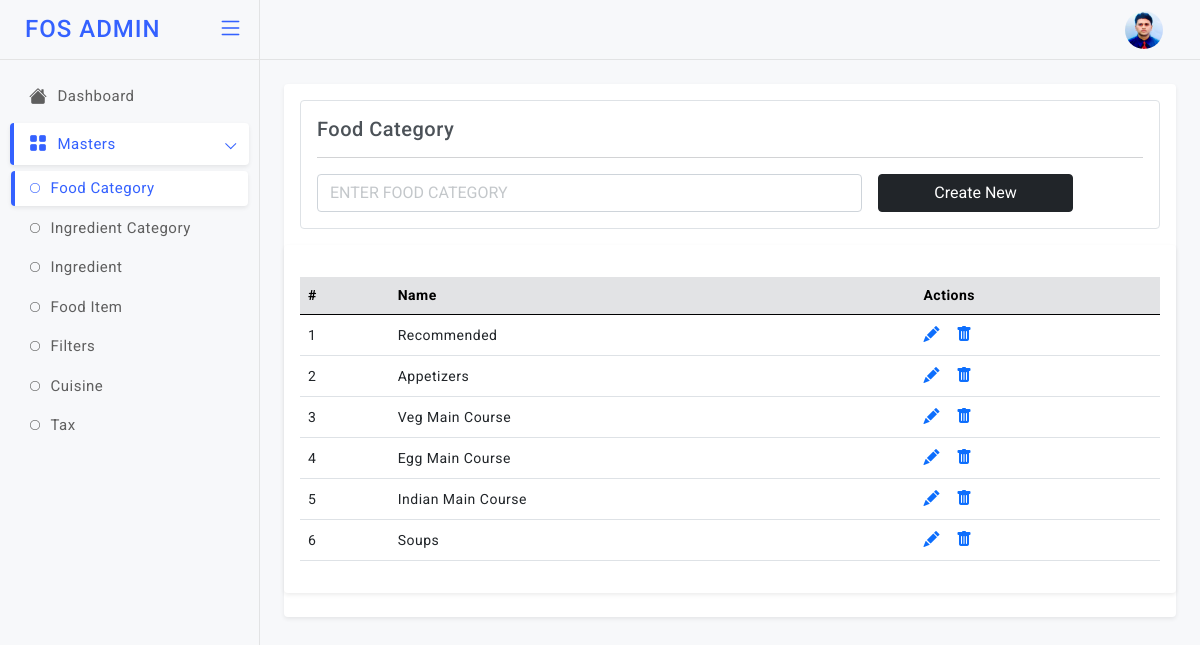
The app's page /foodcat (signed in) with its own data.
### models.py (models this page shows)
class MenuCategory(db.Model):
    id=db.Column(db.Integer,primary_key=True)
    food_category_name=db.Column(db.String)

### app.py (the view)
@app.route('/foodcat', methods=["GET","POST"]) # End Point to Add & View the Menu Categories
def foodcat():
    if not settings.session.get("name"):
            return settings.redirect("/login")
    if settings.request.method=="POST":
        food_category_name = settings.request.form["food_category_name"]
        info=models.MenuCategory(food_category_name=food_category_name)
        db.session.add(info)
        db.session.commit()
    fetch=models.MenuCategory.query.all()
    return settings.render_template('admin/foodcat.html', getinfo=fetch)

### templates/admin/foodcat.html (shortened to what this page needs)
<!doctype html>
<html lang="en">
<head>
  <link href="static/admin-assets/plugins/simplebar/css/simplebar.css" rel="stylesheet" />
  <link href="static/admin-assets/plugins/perfect-scrollbar/css/perfect-scrollbar.css" rel="stylesheet" />
  <link href="static/admin-assets/plugins/metismenu/css/metisMenu.min.css" rel="stylesheet" />
  <link href="static/admin-assets/css/bootstrap.min.css" rel="stylesheet" />
  <link href="static/admin-assets/css/bootstrap-extended.css" rel="stylesheet" />
  <link href="static/admin-assets/css/style.css" rel="stylesheet" />
  <link href="static/admin-assets/css/icons.css" rel="stylesheet">
  <link rel="stylesheet" href="https://cdn.jsdelivr.net/npm/bootstrap-icons@1.5.0/font/bootstrap-icons.css">
	<link href="static/admin-assets/css/pace.min.css" rel="stylesheet" />
  <link href="static/admin-assets/css/dark-theme.css" rel="stylesheet" />
  <link href="static/admin-assets/css/light-theme.css" rel="stylesheet" />
  <link href="static/admin-assets/css/semi-dark.css" rel="stylesheet" />
  <link href="static/admin-assets/css/header-colors.css" rel="stylesheet" />
</head>
<body>
  <div class="wrapper">
      <header class="top-header">
        <nav class="navbar navbar-expand gap-3">
            <div class="top-navbar-right ms-auto">
              <ul class="navbar-nav align-items-center">
              <li class="nav-item dropdown dropdown-user-setting">
                <a class="nav-link dropdown-toggle dropdown-toggle-nocaret" href="#" data-bs-toggle="dropdown">
                  <div class="user-setting d-flex align-items-center">
                    <img src="static/admin-assets/images/avatars/rids.jpg" class="user-img" alt="">
                  </div>
                </a>
              </li>
              </ul>
              </div>
        </nav>
      </header>
        <aside class="sidebar-wrapper" data-simplebar="true">
          <div class="sidebar-header">
            <div>
              <h4 class="logo-text">FOS ADMIN</h4>
            </div>
            <div class="toggle-icon ms-auto"> <i class="bi bi-list"></i>
            </div>
          </div>
          <ul class="metismenu" id="menu">
            <li>
              <a href="javascript:;">
                <div class="parent-icon"><i class="bi bi-house-fill"></i>
                </div>
                <div class="menu-title">Dashboard</div>
              </a>
            </li>
            <li>
              <a href="javascript:;" class="has-arrow">
                <div class="parent-icon"><i class="bi bi-grid-fill"></i>
                </div>
                <div class="menu-title">Masters</div>
              </a>
              <ul>
                <li> <a href="/foodcat"><i class="bi bi-circle"></i>Food Category</a></li>
                <li> <a href="/ingcat"><i class="bi bi-circle"></i>Ingredient Category</a></li>
                <li> <a href="/ing"><i class="bi bi-circle"></i>Ingredient</a></li>
                <li> <a href="/fooditem"><i class="bi bi-circle"></i>Food Item</a></li>
                <li> <a href="/filters"><i class="bi bi-circle"></i>Filters</a></li>
                <li> <a href="/cusin"><i class="bi bi-circle"></i>Cuisine</a></li>
                <li> <a href="/tax"><i class="bi bi-circle"></i>Tax</a></li>
               </ul>
            </li>
          </ul>
       </aside>
          <main class="page-content">
            <div class="card">
              <div class="card-body">
                <div class="border p-3 rounded">
                  <h5 class="mb-0">Food Category</h5>
                <hr/>
                <form class="row g-3" method="post">
                  <div class="col-8">
                    <input type="text" class="form-control" placeholder="ENTER FOOD CATEGORY" name="food_category_name">
                  </div>
                     <div class="col-3">
                    <div class="d-grid">
                      <button type="submit" class="btn btn-dark submitForm">Create New</button>
                    </div>
                  </div>
                </form>
              </div>
              </div>
               <div class="card">
                 <div class="card-body">
                   <div class="table-responsive mt-3">
                     <table class="table align-middle">
                       <thead class="table-secondary">
                         <tr>
                          <th>#</th>
                          <th>Name</th>
                          <th>Actions</th>
                         </tr>
                       </thead>
                       <tbody>
                        {% for i in getinfo %}
                         <tr>
                          <td>{{loop.index}}</td>
                           <td>
                             <p class="mb-0">{{i["food_category_name"]}}</p>
                           </td>
                            <td>
                             <div class="table-actions d-flex align-items-center gap-3 fs-6">
                              <a href="/foodcatupdate?id={{i['id']}}"><i class="bi bi-pencil-fill"></i></a>
                               <a href="/foodcatdel/{{i['id']}}"><i class="bi bi-trash-fill"></i></a>
                             </div>
                           </td>
                         </tr>
                         {% endfor %}
                       </tbody>
                     </table>
                   </div>
                 </div>
               </div>
          </main>
  </div>
</body>
</html>

### static/admin-assets/css/style.css (style rules this page uses)
body { font-size: 14px; color: #4c5258; letter-spacing: .5px; font-family: Roboto, sans-serif; background-color: #f7f8fa; overflow-x: hidden; }
.wrapper { width: auto; position: relative }
a { text-decoration: none; }
::placeholder { opacity: 0.4 !important; }
.top-header .navbar { position: fixed; top: 0; left: 260px; right: 0; background-color: #f7f8fa; border-bottom: 1px solid #e2e3e4; background-clip: padding-box; height: 60px; z-index: 10; padding: 0 1.5rem; transition: all .2s; }
.top-header .navbar .top-navbar-right .nav-link { color: #293445; font-size: 18px; font-weight: 500; padding-right: .8rem; padding-left: .8rem; }
.dropdown-toggle-nocaret:after { display: none }
.top-header .navbar .user-img { width: 38px; height: 38px; padding: 0px; border-radius: 50%; }
.sidebar-wrapper { position: fixed; top: 0; left: 0; width: 260px; height: 100%; background-color: #f7f8fa; background-clip: padding-box; border-right: 1px solid #e2e3e4; transition: all .2s; z-index: 16; }
.sidebar-wrapper .sidebar-header { width: 260px; height: 60px; display: flex; align-items: center; position: fixed; top: 0; bottom: 0; padding: 0 15px; z-index: 5; background: #f7f8fa; border-right: 1px solid #e2e3e4; border-bottom: 1px solid #e4e4e4; background-clip: padding-box; transition: all .2s; }
.sidebar-wrapper .sidebar-header .logo-text { font-size: 24px; margin-left: 10px; margin-bottom: 0; letter-spacing: 1px; color: #3461ff; }
.toggle-icon { font-size: 26px; cursor: pointer; color: #3461ff; }
.sidebar-wrapper ul { padding: 0; margin: 0; list-style: none; background: 0 0 }
.sidebar-wrapper .metismenu { background: 0 0; display: -webkit-box; display: -ms-flexbox; display: flex; padding: 10px; margin-top: 60px; -webkit-box-orient: vertical; -webkit-box-direction: normal; -ms-flex-direction: column; flex-direction: column }
.sidebar-wrapper .metismenu li+li { margin-top: 5px }
.sidebar-wrapper .metismenu li:first-child { margin-top: 5px }
.sidebar-wrapper .metismenu li:last-child { margin-bottom: 5px }
.sidebar-wrapper .metismenu>li { display: -webkit-box; display: -ms-flexbox; display: flex; -webkit-box-orient: vertical; -webkit-box-direction: normal; -ms-flex-direction: column; flex-direction: column; position: relative }
.sidebar-wrapper .metismenu a { position: relative; display: flex; align-items: center; justify-content: left; padding: 10px 15px; border-radius: 4px; font-size: 15px; color: #5f5f5f; outline-width: 0; text-overflow: ellipsis; overflow: hidden; letter-spacing: .5px; border-left: 4px solid rgb(255 255 255 / 0%); transition: all .2s ease-out }
.sidebar-wrapper .metismenu a .parent-icon { font-size: 18px; line-height: 1 }
.sidebar-wrapper .metismenu a .menu-title { margin-left: 10px }
.sidebar-wrapper .metismenu ul a { padding: 6px 15px 6px 15px; font-size: 15px; border: 0; border-left: 4px solid rgb(255 255 255 / 0%); }
.sidebar-wrapper .metismenu ul a i { margin-right: 10px; font-size: 10px; }
.sidebar-wrapper .metismenu ul { border: 1px solid #ffffff00; background: rgb(255 255 255 / 0%); }
.sidebar-wrapper .metismenu .mm-active>a, .sidebar-wrapper .metismenu a:active, .sidebar-wrapper .metismenu a:focus, .sidebar-wrapper .metismenu a:hover { color: #3461ff; text-decoration: none; background-color: rgb(255 255 255); border-left: 4px solid #3461ff; box-shadow: 0 0.125rem 0.25rem rgb(0 0 0 / 8%); }
.metismenu .has-arrow:after { position: absolute; content: ""; width: .5em; height: .5em; border-style: solid; border-width: 1.2px 0 0 1.2px; border-color: initial; right: 15px; transform: rotate(-45deg) translateY(-50%); transform-origin: top; top: 50%; transition: all .3s ease-out }
.page-content { margin-left: 260px; margin-top: 60px; padding: 1.5rem; transition: all .2s; }
.table-responsive { white-space: nowrap; }

### records on screen
MenuCategory: food_category_name "Recommended"
MenuCategory: food_category_name "Appetizers"
MenuCategory: food_category_name "Veg Main Course"
MenuCategory: food_category_name "Egg Main Course"
MenuCategory: food_category_name "Indian Main Course"
MenuCategory: food_category_name "Soups"
